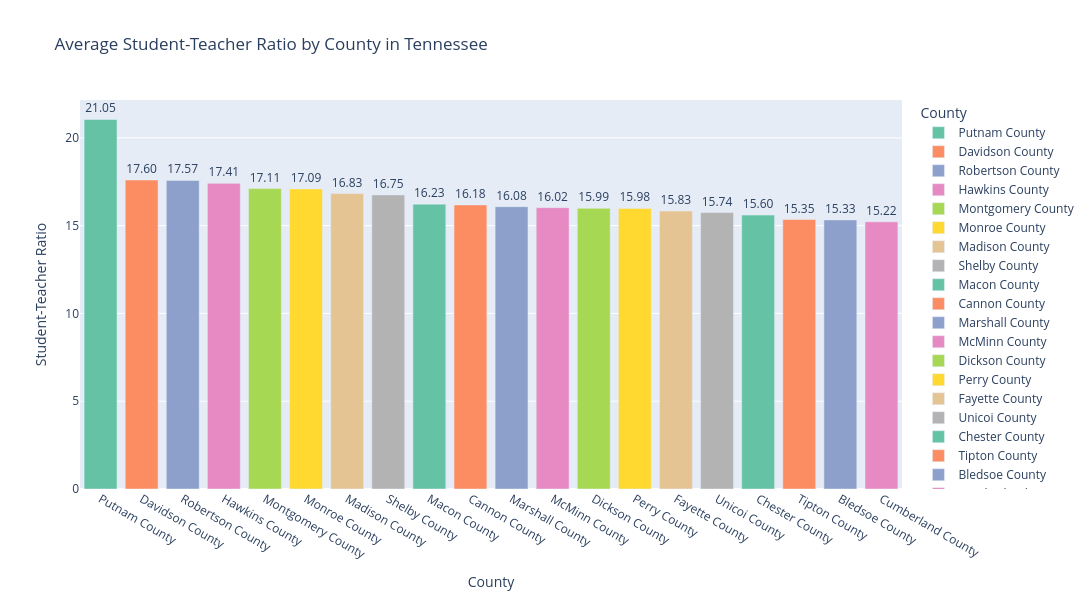

The notebook cell saved with this chart:
### Code cell
fig = px.bar(
    top_20_tn_counties,
    x='COUNTY',
    y='STUDENT_TEACHER_RATIO',
    text=top_20_tn_counties['STUDENT_TEACHER_RATIO'].round(2),
    title='Average Student-Teacher Ratio by County in Tennessee',
    labels={'COUNTY': 'County', 'STUDENT_TEACHER_RATIO': 'Student-Teacher Ratio'},
    color='COUNTY',
    color_discrete_sequence=px.colors.qualitative.Set2,
)

# Update trace for text positioning and format
fig.update_traces(
    texttemplate='%{text:.2f}',
    textposition='outside', 
)

# Update the layout of the figure (for size)
fig.update_layout(width=1100, height=600)

# Show the figure
fig.show()

### Figure 1 — Plotly figure (JSON) as saved in the notebook; plotly's stock layout.template omitted (floating-point values rounded to 4 significant figures)
{"data": [{"alignmentgroup": "True", "hovertemplate": "County=%{x}<br>Student-Teacher Ratio=%{y}<br>text=%{text}<extra></extra>", "legendgroup": "Putnam County", "marker": {"color": "rgb(102,194,165)", "pattern": {"shape": ""}}, "name": "Putnam County", "offsetgroup": "Putnam County", "orientation": "v", "showlegend": true, "text": [21.05], "textposition": "outside", "texttemplate": "%{text:.2f}", "type": "bar", "x": ["Putnam County"], "xaxis": "x", "y": [21.05], "yaxis": "y"}, {"alignmentgroup": "True", "hovertemplate": "County=%{x}<br>Student-Teacher Ratio=%{y}<br>text=%{text}<extra></extra>", "legendgroup": "Davidson County", "marker": {"color": "rgb(252,141,98)", "pattern": {"shape": ""}}, "name": "Davidson County", "offsetgroup": "Davidson County", "orientation": "v", "showlegend": true, "text": [17.6], "textposition": "outside", "texttemplate": "%{text:.2f}", "type": "bar", "x": ["Davidson County"], "xaxis": "x", "y": [17.6], "yaxis": "y"}, {"alignmentgroup": "True", "hovertemplate": "County=%{x}<br>Student-Teacher Ratio=%{y}<br>text=%{text}<extra></extra>", "legendgroup": "Robertson County", "marker": {"color": "rgb(141,160,203)", "pattern": {"shape": ""}}, "name": "Robertson County", "offsetgroup": "Robertson County", "orientation": "v", "showlegend": true, "text": [17.57], "textposition": "outside", "texttemplate": "%{text:.2f}", "type": "bar", "x": ["Robertson County"], "xaxis": "x", "y": [17.57], "yaxis": "y"}, {"alignmentgroup": "True", "hovertemplate": "County=%{x}<br>Student-Teacher Ratio=%{y}<br>text=%{text}<extra></extra>", "legendgroup": "Hawkins County", "marker": {"color": "rgb(231,138,195)", "pattern": {"shape": ""}}, "name": "Hawkins County", "offsetgroup": "Hawkins County", "orientation": "v", "showlegend": true, "text": [17.41], "textposition": "outside", "texttemplate": "%{text:.2f}", "type": "bar", "x": ["Hawkins County"], "xaxis": "x", "y": [17.41], "yaxis": "y"}, {"alignmentgroup": "True", "hovertemplate": "County=%{x}<br>Student-Teacher Ratio=%{y}<br>text=%{text}<extra></extra>", "legendgroup": "Montgomery County", "marker": {"color": "rgb(166,216,84)", "pattern": {"shape": ""}}, "name": "Montgomery County", "offsetgroup": "Montgomery County", "orientation": "v", "showlegend": true, "text": [17.11], "textposition": "outside", "texttemplate": "%{text:.2f}", "type": "bar", "x": ["Montgomery County"], "xaxis": "x", "y": [17.11], "yaxis": "y"}, {"alignmentgroup": "True", "hovertemplate": "County=%{x}<br>Student-Teacher Ratio=%{y}<br>text=%{text}<extra></extra>", "legendgroup": "Monroe County", "marker": {"color": "rgb(255,217,47)", "pattern": {"shape": ""}}, "name": "Monroe County", "offsetgroup": "Monroe County", "orientation": "v", "showlegend": true, "text": [17.09], "textposition": "outside", "texttemplate": "%{text:.2f}", "type": "bar", "x": ["Monroe County"], "xaxis": "x", "y": [17.09], "yaxis": "y"}, {"alignmentgroup": "True", "hovertemplate": "County=%{x}<br>Student-Teacher Ratio=%{y}<br>text=%{text}<extra></extra>", "legendgroup": "Madison County", "marker": {"color": "rgb(229,196,148)", "pattern": {"shape": ""}}, "name": "Madison County", "offsetgroup": "Madison County", "orientation": "v", "showlegend": true, "text": [16.83], "textposition": "outside", "texttemplate": "%{text:.2f}", "type": "bar", "x": ["Madison County"], "xaxis": "x", "y": [16.83], "yaxis": "y"}, {"alignmentgroup": "True", "hovertemplate": "County=%{x}<br>Student-Teacher Ratio=%{y}<br>text=%{text}<extra></extra>", "legendgroup": "Shelby County", "marker": {"color": "rgb(179,179,179)", "pattern": {"shape": ""}}, "name": "Shelby County", "offsetgroup": "Shelby County", "orientation": "v", "showlegend": true, "text": [16.75], "textposition": "outside", "texttemplate": "%{text:.2f}", "type": "bar", "x": ["Shelby County"], "xaxis": "x", "y": [16.75], "yaxis": "y"}, {"alignmentgroup": "True", "hovertemplate": "County=%{x}<br>Student-Teacher Ratio=%{y}<br>text=%{text}<extra></extra>", "legendgroup": "Macon County", "marker": {"color": "rgb(102,194,165)", "pattern": {"shape": ""}}, "name": "Macon County", "offsetgroup": "Macon County", "orientation": "v", "showlegend": true, "text": [16.23], "textposition": "outside", "texttemplate": "%{text:.2f}", "type": "bar", "x": ["Macon County"], "xaxis": "x", "y": [16.23], "yaxis": "y"}, {"alignmentgroup": "True", "hovertemplate": "County=%{x}<br>Student-Teacher Ratio=%{y}<br>text=%{text}<extra></extra>", "legendgroup": "Cannon County", "marker": {"color": "rgb(252,141,98)", "pattern": {"shape": ""}}, "name": "Cannon County", "offsetgroup": "Cannon County", "orientation": "v", "showlegend": true, "text": [16.18], "textposition": "outside", "texttemplate": "%{text:.2f}", "type": "bar", "x": ["Cannon County"], "xaxis": "x", "y": [16.18], "yaxis": "y"}, {"alignmentgroup": "True", "hovertemplate": "County=%{x}<br>Student-Teacher Ratio=%{y}<br>text=%{text}<extra></extra>", "legendgroup": "Marshall County", "marker": {"color": "rgb(141,160,203)", "pattern": {"shape": ""}}, "name": "Marshall County", "offsetgroup": "Marshall County", "orientation": "v", "showlegend": true, "text": [16.08], "textposition": "outside", "texttemplate": "%{text:.2f}", "type": "bar", "x": ["Marshall County"], "xaxis": "x", "y": [16.08], "yaxis": "y"}, {"alignmentgroup": "True", "hovertemplate": "County=%{x}<br>Student-Teacher Ratio=%{y}<br>text=%{text}<extra></extra>", "legendgroup": "McMinn County", "marker": {"color": "rgb(231,138,195)", "pattern": {"shape": ""}}, "name": "McMinn County", "offsetgroup": "McMinn County", "orientation": "v", "showlegend": true, "text": [16.02], "textposition": "outside", "texttemplate": "%{text:.2f}", "type": "bar", "x": ["McMinn County"], "xaxis": "x", "y": [16.02], "yaxis": "y"}, {"alignmentgroup": "True", "hovertemplate": "County=%{x}<br>Student-Teacher Ratio=%{y}<br>text=%{text}<extra></extra>", "legendgroup": "Dickson County", "marker": {"color": "rgb(166,216,84)", "pattern": {"shape": ""}}, "name": "Dickson County", "offsetgroup": "Dickson County", "orientation": "v", "showlegend": true, "text": [15.99], "textposition": "outside", "texttemplate": "%{text:.2f}", "type": "bar", "x": ["Dickson County"], "xaxis": "x", "y": [15.99], "yaxis": "y"}, {"alignmentgroup": "True", "hovertemplate": "County=%{x}<br>Student-Teacher Ratio=%{y}<br>text=%{text}<extra></extra>", "legendgroup": "Perry County", "marker": {"color": "rgb(255,217,47)", "pattern": {"shape": ""}}, "name": "Perry County", "offsetgroup": "Perry County", "orientation": "v", "showlegend": true, "text": [15.98], "textposition": "outside", "texttemplate": "%{text:.2f}", "type": "bar", "x": ["Perry County"], "xaxis": "x", "y": [15.98], "yaxis": "y"}, {"alignmentgroup": "True", "hovertemplate": "County=%{x}<br>Student-Teacher Ratio=%{y}<br>text=%{text}<extra></extra>", "legendgroup": "Fayette County", "marker": {"color": "rgb(229,196,148)", "pattern": {"shape": ""}}, "name": "Fayette County", "offsetgroup": "Fayette County", "orientation": "v", "showlegend": true, "text": [15.83], "textposition": "outside", "texttemplate": "%{text:.2f}", "type": "bar", "x": ["Fayette County"], "xaxis": "x", "y": [15.83], "yaxis": "y"}, {"alignmentgroup": "True", "hovertemplate": "County=%{x}<br>Student-Teacher Ratio=%{y}<br>text=%{text}<extra></extra>", "legendgroup": "Unicoi County", "marker": {"color": "rgb(179,179,179)", "pattern": {"shape": ""}}, "name": "Unicoi County", "offsetgroup": "Unicoi County", "orientation": "v", "showlegend": true, "text": [15.74], "textposition": "outside", "texttemplate": "%{text:.2f}", "type": "bar", "x": ["Unicoi County"], "xaxis": "x", "y": [15.74], "yaxis": "y"}, {"alignmentgroup": "True", "hovertemplate": "County=%{x}<br>Student-Teacher Ratio=%{y}<br>text=%{text}<extra></extra>", "legendgroup": "Chester County", "marker": {"color": "rgb(102,194,165)", "pattern": {"shape": ""}}, "name": "Chester County", "offsetgroup": "Chester County", "orientation": "v", "showlegend": true, "text": [15.6], "textposition": "outside", "texttemplate": "%{text:.2f}", "type": "bar", "x": ["Chester County"], "xaxis": "x", "y": [15.6], "yaxis": "y"}, {"alignmentgroup": "True", "hovertemplate": "County=%{x}<br>Student-Teacher Ratio=%{y}<br>text=%{text}<extra></extra>", "legendgroup": "Tipton County", "marker": {"color": "rgb(252,141,98)", "pattern": {"shape": ""}}, "name": "Tipton County", "offsetgroup": "Tipton County", "orientation": "v", "showlegend": true, "text": [15.35], "textposition": "outside", "texttemplate": "%{text:.2f}", "type": "bar", "x": ["Tipton County"], "xaxis": "x", "y": [15.35], "yaxis": "y"}, {"alignmentgroup": "True", "hovertemplate": "County=%{x}<br>Student-Teacher Ratio=%{y}<br>text=%{text}<extra></extra>", "legendgroup": "Bledsoe County", "marker": {"color": "rgb(141,160,203)", "pattern": {"shape": ""}}, "name": "Bledsoe County", "offsetgroup": "Bledsoe County", "orientation": "v", "showlegend": true, "text": [15.33], "textposition": "outside", "texttemplate": "%{text:.2f}", "type": "bar", "x": ["Bledsoe County"], "xaxis": "x", "y": [15.33], "yaxis": "y"}, {"alignmentgroup": "True", "hovertemplate": "County=%{x}<br>Student-Teacher Ratio=%{y}<br>text=%{text}<extra></extra>", "legendgroup": "Cumberland County", "marker": {"color": "rgb(231,138,195)", "pattern": {"shape": ""}}, "name": "Cumberland County", "offsetgroup": "Cumberland County", "orientation": "v", "showlegend": true, "text": [15.22], "textposition": "outside", "texttemplate": "%{text:.2f}", "type": "bar", "x": ["Cumberland County"], "xaxis": "x", "y": [15.22], "yaxis": "y"}], "layout": {"barmode": "relative", "height": 600, "legend": {"title": {"text": "County"}, "tracegroupgap": 0}, "title": {"text": "Average Student-Teacher Ratio by County in Tennessee"}, "width": 1100, "xaxis": {"anchor": "y", "autorange": true, "categoryarray": ["Putnam County", "Davidson County", "Robertson County", "Hawkins County", "Montgomery County", "Monroe County", "Madison County", "Shelby County", "Macon County", "Cannon County", "Marshall County", "McMinn County", "Dickson County", "Perry County", "Fayette County", "Unicoi County", "Chester County", "Tipton County", "Bledsoe County", "Cumberland County"], "categoryorder": "array", "domain": [0, 1], "range": [-0.5, 19.5], "title": {"text": "County"}, "type": "category"}, "yaxis": {"anchor": "x", "autorange": true, "domain": [0, 1], "range": [0, 22.16], "title": {"text": "Student-Teacher Ratio"}, "type": "linear"}}}
